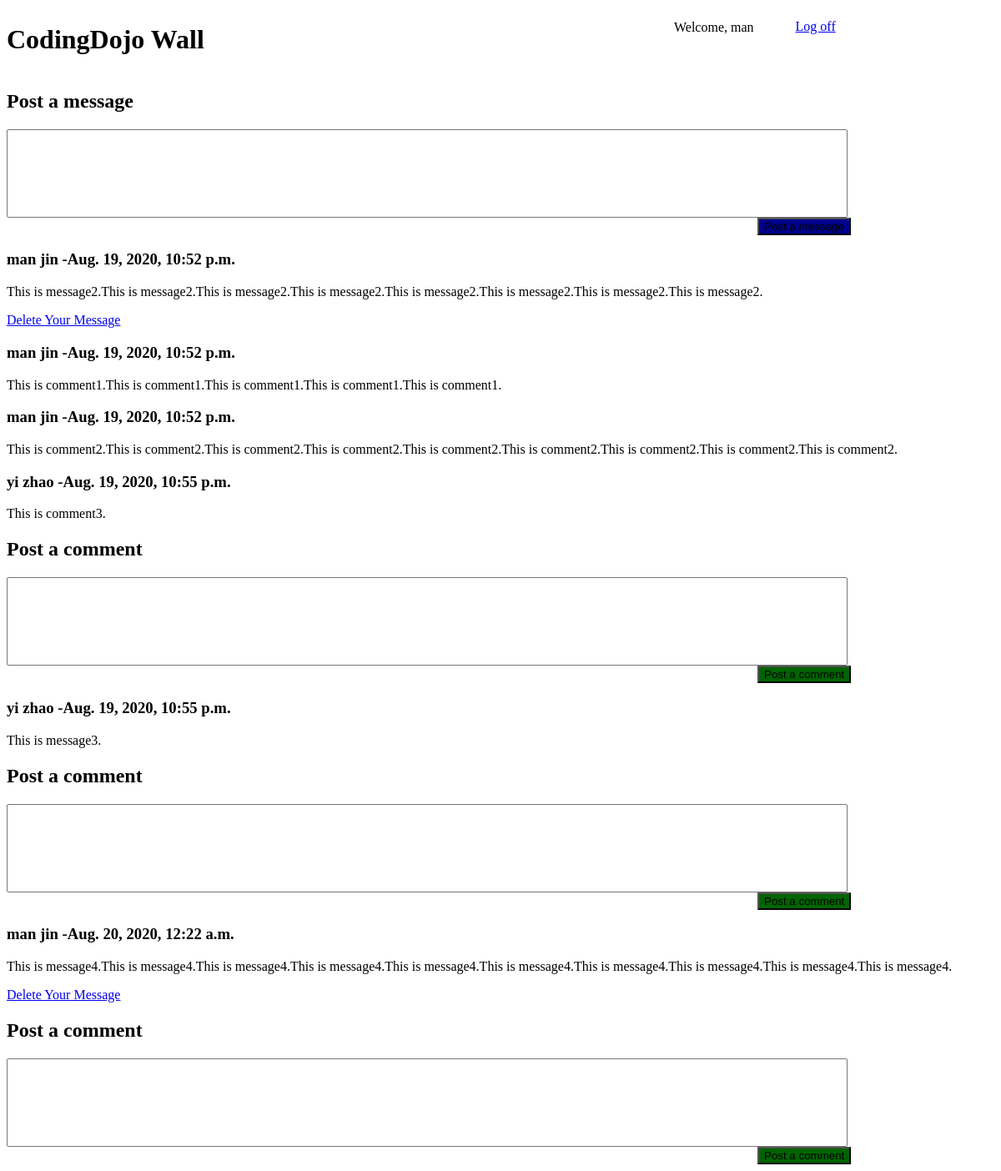
Screenshot of /wall (signed in) with the database file from the repository.
### wallApp/models.py (models this page shows)
class User(models.Model):
    first_name = models.CharField(max_length=255)
    last_name = models.CharField(max_length=255)
    email = models.CharField(max_length=255)
    password = models.CharField(max_length=255)
    created_at = models.DateTimeField(auto_now_add=True)
    updated_at = models.DateTimeField(auto_now=True)
    objects = UserManager()

class Message(models.Model):
    message = models.TextField()
    user = models.ForeignKey(User, related_name="messages", on_delete = models.CASCADE)
    created_at = models.DateTimeField(auto_now_add=True)
    updated_at = models.DateTimeField(auto_now=True)

class Comment(models.Model):
    comment = models.TextField()
    user = models.ForeignKey(User, related_name="comments", on_delete = models.CASCADE)
    message = models.ForeignKey(Message, related_name="comments", on_delete = models.CASCADE)
    created_at = models.DateTimeField(auto_now_add=True)
    updated_at = models.DateTimeField(auto_now=True)

### wallApp/views.py (the view)
# urls.py: path('wall', views.success),
def success(request):
    if 'user_id' not in request.session:
        return redirect('/')
    context = {
        'user': User.objects.get(id=request.session["user_id"]),
        'all_messages': Message.objects.all(),
        'all_comments': Comment.objects.all(),
    }
    return render(request, 'wall.html', context)

### wallApp/templates/wall.html (shortened to what this page needs)
<!DOCTYPE html>
<html lang="en">
<head>
    {% load static %}
    <link rel="stylesheet" href="{% static 'css/style.css' %}">
</head>
<body>
    <div id="header">
        <h1>CodingDojo Wall</h1>
        <p id="mid">Welcome, {{ user.first_name}}</p>
        <a id="link" href="/logout">Log off</a>
    </div>
    <form id = "msg" action ="/postm" method="post">
        <div>
            <h2>Post a message</h2>
            <input type="text" name="message" /><br/>
            <button id="blue" type="submit">Post a message</button>
        </div>
    </form>
    {% for msg in all_messages %}
    <h3>{{ msg.user.first_name }} {{ msg.user.last_name }} -{{ msg.created_at }}</h3>
    <p>{{ msg.message }}</p>
    {% if msg.user.id == request.session.user_id %}
        <a href="/message/{{msg.id}}/delete">Delete Your Message</a>
    {% endif %}
        {% for cmt in msg.comments.all %}
        <h3>{{ cmt.user.first_name }} {{ cmt.user.last_name }} -{{ cmt.created_at }}</h3>
        <p>{{ cmt.comment }}</p>
        {% endfor %}
        <form action ="/postc" method="post">
            <div>
            <h2>Post a comment</h2>
            <input type="text" name="comment" />
            <input type="hidden" name="msg_id" value={{ msg.id }}><br/>
            <button id="green" type="submit">Post a comment</button>
            </div>
        </form>
    {%endfor%}
</body>
</html>

### wallApp/static/css/style.css (style rules this page uses)
#header { display: flex; }
h1 { width: 300px; }
#mid { margin-left: 500px; }
#link { margin-top: 15px; margin-left: 50px; }
input { height: 100px; width: 1000px; }
#blue { background-color: darkblue; margin-left: 900px; }
#green { background-color: darkgreen; margin-left: 900px; }

### rows the page displays
User: first_name "man"
Message: user.first_name "man", user.last_name "jin", created_at "Aug. 19, 2020, 10:52 p.m.", message "This is message2.This is message2.This is message2.This is message2.This is message2.This is message2.This is message2.This is message2."
Comment: user.first_name "man", user.last_name "jin", created_at "Aug. 19, 2020, 10:52 p.m.", comment "This is comment1.This is comment1.This is comment1.This is comment1.This is comment1."
Comment: user.first_name "man", user.last_name "jin", created_at "Aug. 19, 2020, 10:52 p.m.", comment "This is comment2.This is comment2.This is comment2.This is comment2.This is comment2.This is comment2.This is comment2.This is comment2.This is comment2."
Comment: user.first_name "yi", user.last_name "zhao", created_at "Aug. 19, 2020, 10:55 p.m.", comment "This is comment3."
Message: user.first_name "yi", user.last_name "zhao", created_at "Aug. 19, 2020, 10:55 p.m.", message "This is message3."
Message: user.first_name "man", user.last_name "jin", created_at "Aug. 20, 2020, 12:22 a.m.", message "This is message4.This is message4.This is message4.This is message4.This is message4.This is message4.This is message4.This is message4.This is message4.This is message4."
